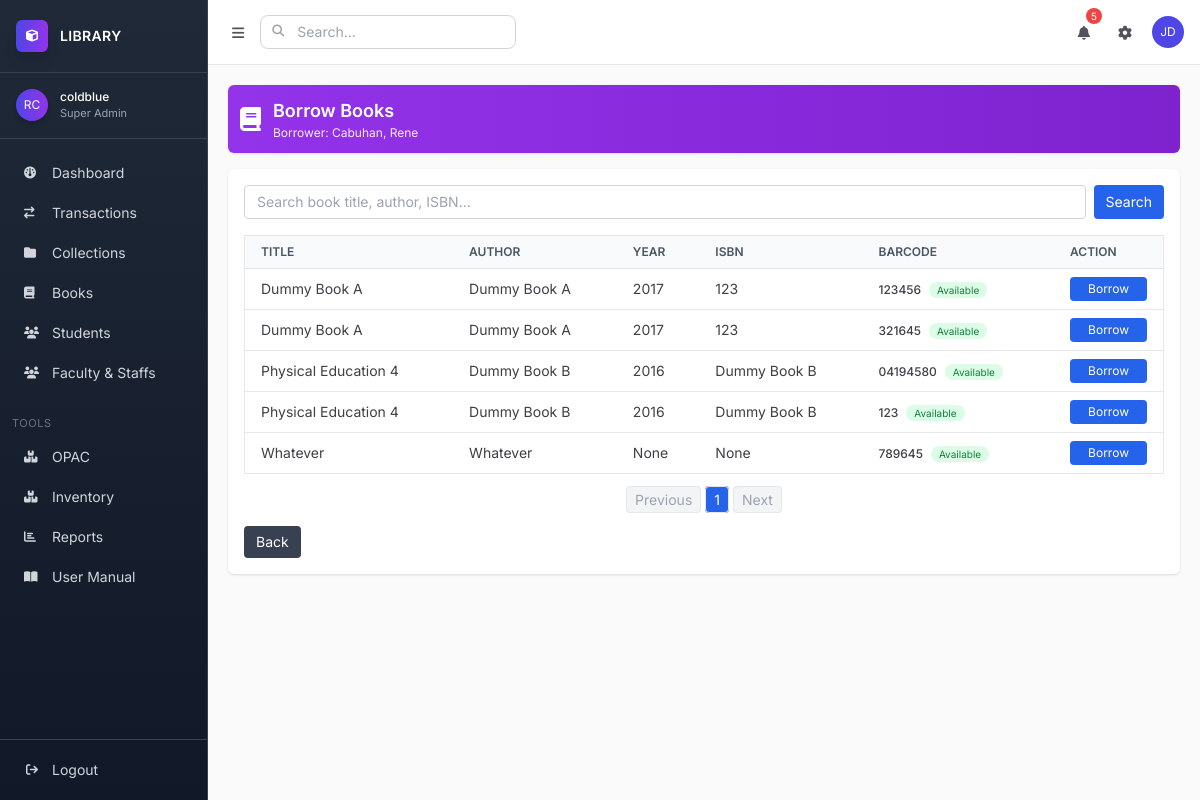
/library/borrow-books/1/ (signed in), run on an earlier commit of the app's database.
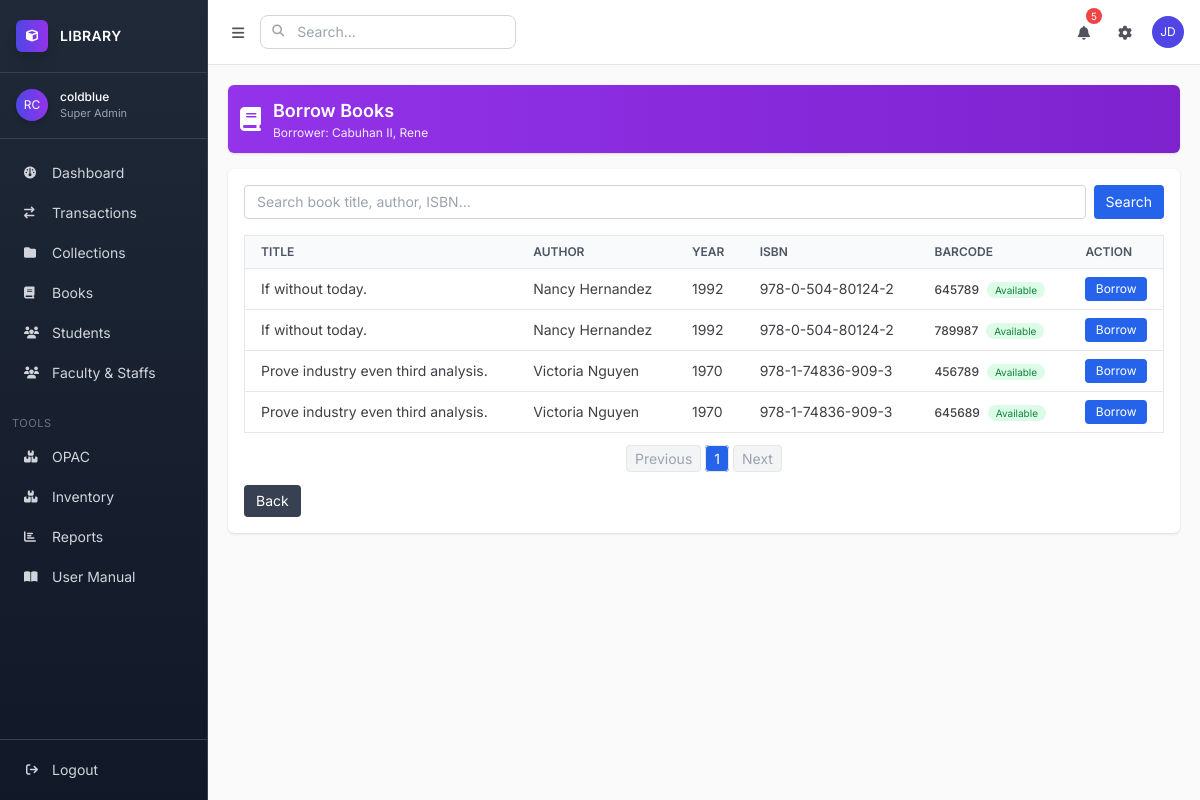
And on a later commit of the database.
### apps/app1/models.py (models this page shows, shortened)
class Student(models.Model):
    folder = models.ForeignKey(Folder, on_delete=models.SET_NULL, null=True, blank=True, related_name="students")
    last_name = models.CharField(max_length=150)
    first_name = models.CharField(max_length=150)
    middle_name = models.CharField(max_length=150, blank=True, null=True)
    mobile_number = models.CharField(max_length=20, blank=True, null=True)
    GENDER_CHOICES = [
        ('M', 'Male'),
        ('F', 'Female'),
        ('O', 'Other'),
    ]
    gender = models.CharField(max_length=1, choices=GENDER_CHOICES)

### apps/app2/models.py (models this page shows, shortened)
class Book(models.Model):
    collection = models.ForeignKey(
        Collection, on_delete=models.SET_NULL, null=True, blank=True, related_name="books"
    )
    control_number = models.CharField(max_length=50, unique=True, verbose_name="Control Number / 001")
    isbn = models.CharField(max_length=20, blank=True, null=True, verbose_name="ISBN / 020")
    title = models.CharField(max_length=255, verbose_name="Title / 245$a")
    subtitle = models.CharField(max_length=255, blank=True, null=True, verbose_name="Subtitle / 245$b")
    statement_of_responsibility = models.CharField(max_length=255, blank=True, null=True, verbose_name="Statement of Responsibility / 245$c")
    author = models.CharField(max_length=255, verbose_name="Main Author / 100$a")
    added_authors = models.CharField(max_length=255, blank=True, null=True, verbose_name="Added Authors / 700$a")
    edition = models.CharField(max_length=100, blank=True, null=True, verbose_name="Edition / 250")
    publisher = models.CharField(max_length=255, blank=True, null=True, verbose_name="Publisher / 264$b")
    publication_place = models.CharField(max_length=255, blank=True, null=True, verbose_name="Place / 264$a")
    publication_year = models.CharField(max_length=4, blank=True, null=True, verbose_name="Year / 264$c")
    pages = models.CharField(max_length=50, blank=True, null=True, verbose_name="Pagination / 300$a")
    illustrations = models.CharField(max_length=255, blank=True, null=True, verbose_name="Illustrations / 300$b")
    dimensions = models.CharField(max_length=50, blank=True, null=True, verbose_name="Dimensions / 300$c")
    series = models.CharField(max_length=255, blank=True, null=True, verbose_name="Series / 490$a")
    notes = models.TextField(blank=True, null=True, verbose_name="General Notes / 500")
    summary = models.TextField(blank=True, null=True, verbose_name="Summary / 520")
    subjects = models.CharField(max_length=255, blank=True, null=True, verbose_name="Subjects / 650$a")
    classification = models.CharField(max_length=50, blank=True, null=True, verbose_name="Dewey / 082 or Local / 090")
    language = models.CharField(max_length=50, blank=True, null=True, verbose_name="Language / 041$a")
    cover_image = models.ImageField(
        upload_to='book_covers/', blank=True, null=True, verbose_name="Book Cover"
    )
    created_at = models.DateTimeField(auto_now_add=True)
    updated_at = models.DateTimeField(auto_now=True)

class BookBarcode(models.Model):
    book = models.ForeignKey('Book', on_delete=models.CASCADE, related_name="barcodes")
    barcode = models.CharField(max_length=50, unique=True)
    created_at = models.DateTimeField(auto_now_add=True)
    created_at = models.DateTimeField(default=timezone.now)

### apps/app2/views/all.py (the view)
# urls.py: path('borrow-books/<int:student_id>/', views.borrow_book_list, name='borrow_book_list'),
@login_required
def borrow_book_list(request, student_id):
    student = get_object_or_404(Student, pk=student_id)
    q = request.GET.get("q", "").strip().upper()
    borrowed_barcodes = BorrowedBook.objects.filter(status="borrowed").values_list("barcode_id", flat=True)
    books = Book.objects.prefetch_related("barcodes").filter(
        barcodes__id__isnull=False  # Make sure book has barcodes
    ).exclude(
        barcodes__id__in=borrowed_barcodes  # Exclude borrowed barcodes
    ).distinct()
    if q:
        books = books.filter(barcodes__barcode__iexact=q).distinct()
    paginator = Paginator(books, 10)
    page_number = request.GET.get("page")
    page_obj = paginator.get_page(page_number)
    student_borrowed_barcodes = set(
        BorrowedBook.objects.filter(
            borrower=student,
            status="borrowed"
        ).values_list("barcode_id", flat=True)
    )
    context = {
        "student": student,
        "page_obj": page_obj,
        "borrowed_barcodes": student_borrowed_barcodes,
        "q": q,
    }
    return render(request, "app2/book/borrow_book_list.html", context)

### templates/app2/book/borrow_book_list.html (shortened to what the changed rows need)
{% extends 'base.html' %}
{% block content %}
<div class="bg-gradient-to-r from-purple-600 to-purple-700 text-white p-3 rounded-md shadow flex items-center gap-3">
    <div>
        <h1 class="text-lg font-semibold">Borrow Books</h1>
        <p class="text-xs opacity-90">
            Borrower: {{ student.last_name }}, {{ student.first_name }}
        </p>
    </div>
</div>
<div class="bg-white p-4 rounded-md shadow mt-4">
    <div class="overflow-x-auto">
        <table class="min-w-full divide-y divide-gray-200 border rounded-md">
            <thead class="bg-gray-50 text-xs">
                <tr>
                    <th class="px-4 py-2 text-left font-semibold text-gray-600 uppercase">Title</th>
                    <th class="px-4 py-2 text-left font-semibold text-gray-600 uppercase">Author</th>
                    <th class="px-4 py-2 text-left font-semibold text-gray-600 uppercase">Year</th>
                    <th class="px-4 py-2 text-left font-semibold text-gray-600 uppercase">ISBN</th>
                    <th class="px-4 py-2 text-left font-semibold text-gray-600 uppercase">Barcode</th>
                    <th class="px-4 py-2 text-left font-semibold text-gray-600 uppercase">Action</th>
                </tr>
            </thead>
            <tbody class="bg-white divide-y divide-gray-200 text-sm">
                {% for book in page_obj %}
                    {% for barcode in book.barcodes.all %}
                        {% if barcode.id not in borrowed_barcodes %}
                        <tr>
                            <td class="px-4 py-2">{{ book.title }}</td>
                            <td class="px-4 py-2">{{ book.author }}</td>
                            <td class="px-4 py-2">{{ book.publication_year }}</td>
                            <td class="px-4 py-2">{{ book.isbn }}</td>
                            <td class="px-4 py-2">
                                <span class="font-medium text-xs">{{ barcode.barcode }}</span>
                                <span class="ml-1 px-2 py-0.5 rounded-full text-[10px] bg-green-100 text-green-700">
                                    Available
                                </span>
                            </td>
                            <td class="px-4 py-2">
                                <a href="{% url 'borrow_book' student.id book.id barcode.id %}"
                                   class="w-full px-2 py-1 text-xs bg-blue-600 text-white rounded hover:bg-blue-700 block text-center">
                                    Borrow
                                </a>
                            </td>
                        </tr>
                        {% endif %}
                    {% empty %}
                    <tr>
                        <td colspan="6" class="px-4 py-2 text-center text-gray-400 text-sm">
                            No barcodes available
                        </td>
                    </tr>
                    {% endfor %}
                {% empty %}
                <tr>
                    <td colspan="6" class="px-4 py-2 text-center text-gray-500 text-sm">No books found.</td>
                </tr>
                {% endfor %}
            </tbody>
        </table>
    </div>
    <div class="mt-4 flex justify-center">
        <ul class="inline-flex items-center space-x-1 text-sm">
            {% for num in page_obj.paginator.page_range %}
                {% if num == page_obj.number %}
                <li>
                    <span class="px-2 py-1 border rounded bg-blue-600 text-white">{{ num }}</span>
                </li>
                {% else %}
                <li>
                    <a href="?page={{ num }}&q={{ q }}"
                       class="px-2 py-1 border rounded hover:bg-gray-100">{{ num }}</a>
                </li>
                {% endif %}
            {% endfor %}
        </ul>
    </div>
</div>
{% endblock %}

What changed in the data, as far as the page shows it:
removed Book: title "Dummy Book A", author "Dummy Book A", publication_year "2017", isbn "123"
removed BookBarcode: barcode "123456"
removed BookBarcode: barcode "321645"
removed Book: title "Physical Education 4", author "Dummy Book B", publication_year "2016", isbn "Dummy Book B"
removed BookBarcode: barcode "04194580"
removed BookBarcode: barcode "123"
removed Book: title "Whatever", author "Whatever", publication_year "None", isbn "None"
removed BookBarcode: barcode "789645"
changed Student "Rene": last_name "Cabuhan" → "Cabuhan II"
added Book: title "If without today.", author "Nancy Hernandez", publication_year "1992", isbn "978-0-504-80124-2"
added BookBarcode: barcode "645789"
added BookBarcode: barcode "789987"
added Book: title "Prove industry even third analysis.", author "Victoria Nguyen", publication_year "1970", isbn "978-1-74836-909-3"
added BookBarcode: barcode "456789"
added BookBarcode: barcode "645689"
